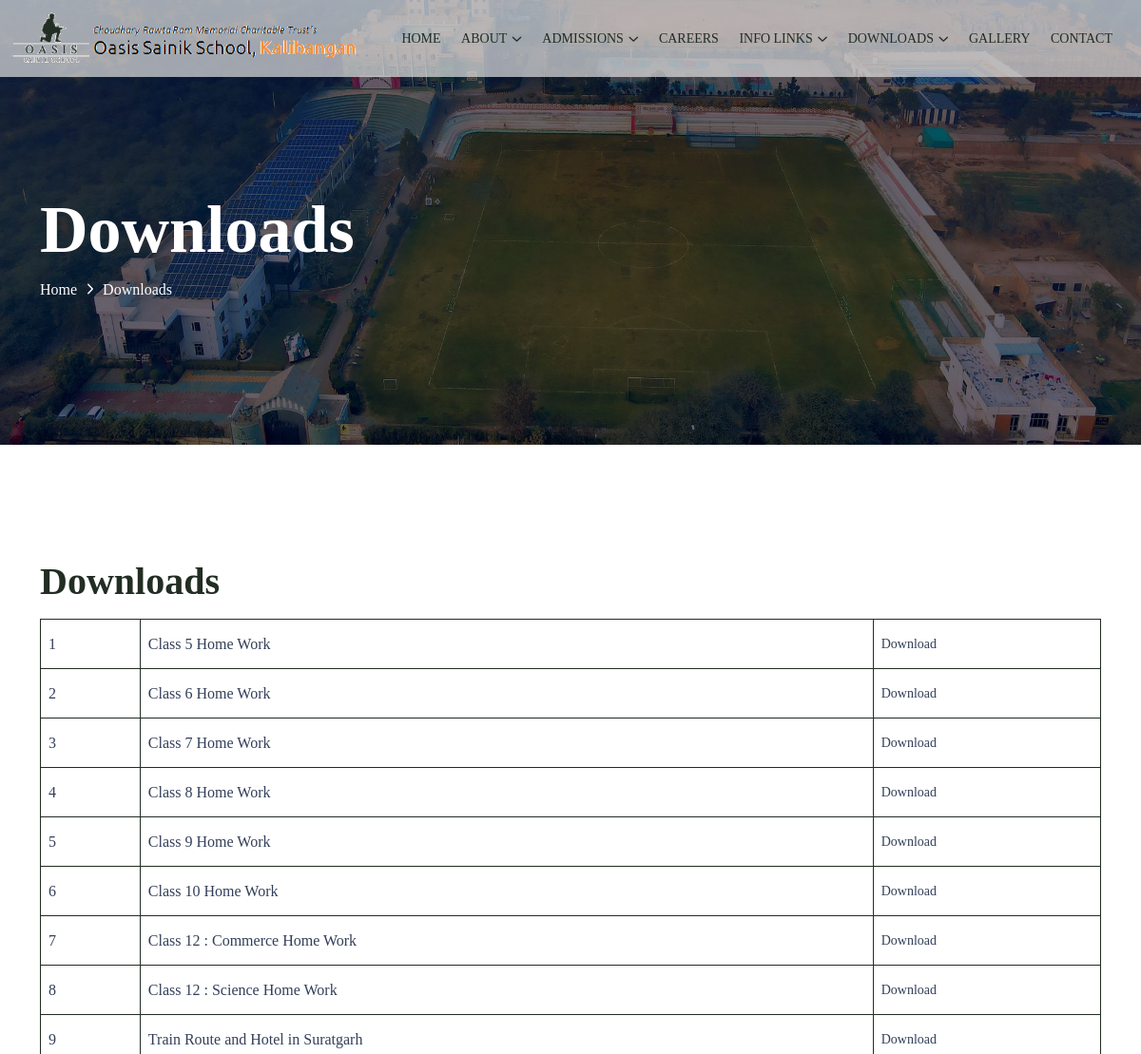
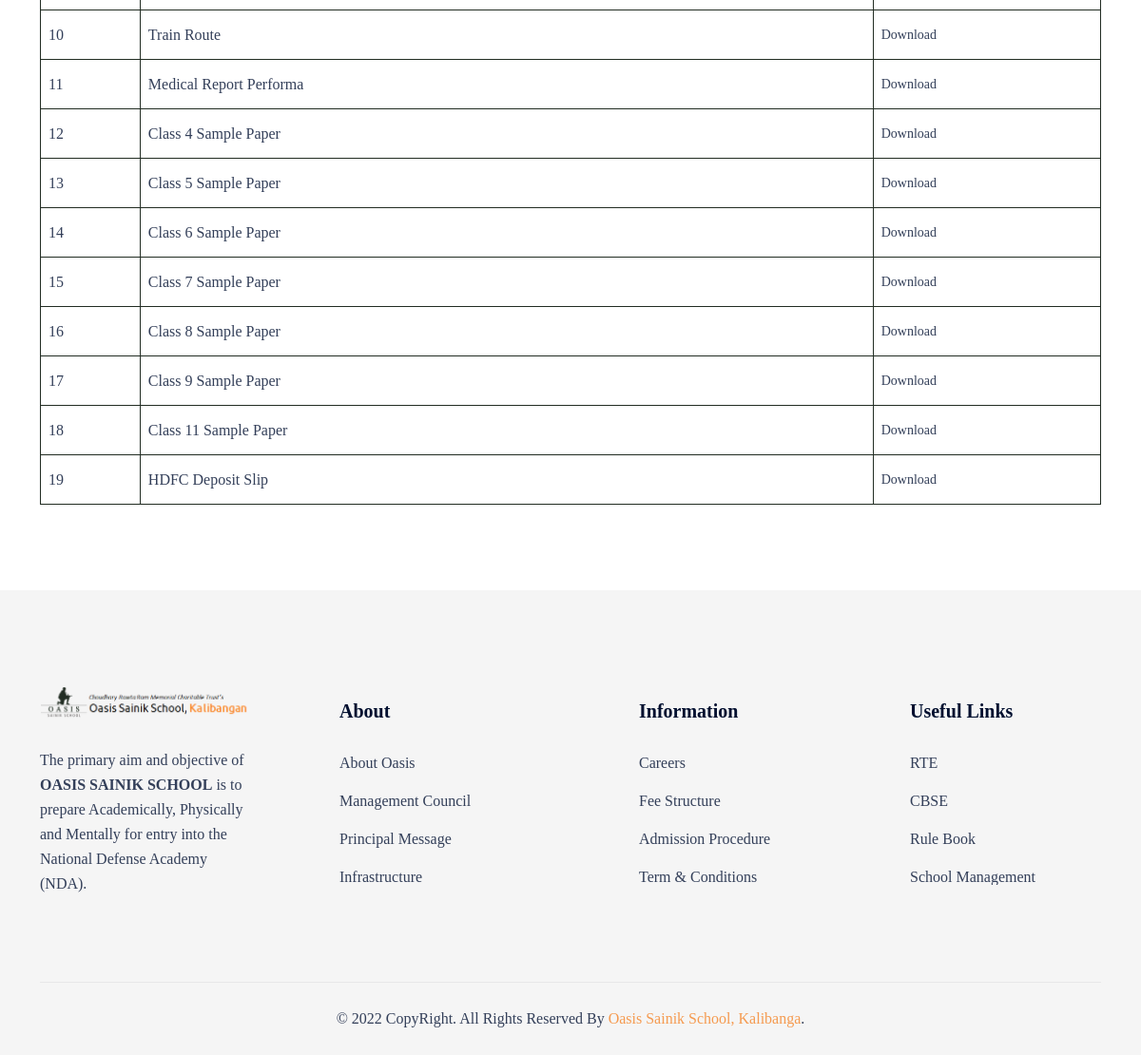
Page /index.php/download on the committed database (2 pictures, top to bottom).
### tables this page shows
CREATE TABLE `tb_downloads` (
  `id` int(11) NOT NULL,
  `title` varchar(250) DEFAULT NULL,
  `links` text DEFAULT NULL,
  `status` enum('1','0') NOT NULL DEFAULT '1',
  `createDate` datetime NOT NULL DEFAULT current_timestamp(),
  `updateDate` datetime NOT NULL DEFAULT current_timestamp()
);

### application/controllers/Download.php (called while the page is built, shortened)
<?php defined('BASEPATH') OR exit('No direct script access allowed');
class Download extends CI_Controller
{
	public function __construct()
	{
		$this->load->helper('url');
		$this->load->helper('download');
		$this->load->helper('general_helper');
		$this->load->library('session');
		$this->load->library('pagination');
		$this->load->library('email');
		$this->load->model('downloads_model');
	}
	public function index()
	{
		$header['title'] = "Downloads | Oasis Sainik School";
        $data['head'] = "Downloads";
		$data['subhead'] = "Downloads";
        $data['downloads'] = $this->downloads_model->getAllResult();
		$this->load->view('header', $header);
		$this->load->view('pages/downloads', $data);
		$this->load->view('footer');
	}
}

### index.php (called while the page is built, shortened)
<?php
require_once BASEPATH.'core/CodeIgniter.php';

### application/models/Downloads_model.php (called while the page is built, shortened)
<?php
class Downloads_model extends CI_Model
{
	public function getAllResult()
	{
		$sql = $this->db->query("SELECT * FROM `tb_downloads`");
		return $sql->result_array();
	}
}
?>

### application/views/pages/downloads.php (the view)
<main>
    <?php include'breadcrumb.php'; ?>
    <section class="tp-about__section pt-120 pb-90">
        <div class="container">
            <div class="row align-items-center">
                <div class="col-lg-12 col-md-12 col-sm-12">
                    <div class="tp-section__title-wrapper">
                        <h3 class="tp-section__title mb-15">Downloads</h3>
                        <div class="download_table">
                            <table>
                                <tbody>
                                    <?php if(!empty($downloads)){$sno = 1;
                                        foreach($downloads as $key => $val){
                                    ?>
                                        <tr>
                                            <td><p><?php echo $sno; ?></p></td>
                                            <td><p><?php echo $downloads[$key]['title']; ?></p></td>
                                            <td><a href="<?php echo $downloads[$key]['links']; ?>" target="_blank">Download</a></td>
                                        </tr>
                                    <?php
                                                $sno++;
                                            }
                                        }
                                    ?>
                                </tbody>
                            </table>
                        </div>
                    </div>
                </div>
            </div>
        </div>
    </section>
</main>

### application/views/header.php (shortened to what this page needs)
<!doctype html>
<html class="no-js" lang="en">
<head>
    <link rel="stylesheet" href="<?php echo base_url('library/includes/css/bootstrap.css'); ?>" />
    <link rel="stylesheet" href="<?php echo base_url('library/includes/css/meanmenu.css'); ?>" />
    <link rel="stylesheet" href="<?php echo base_url('library/includes/css/animate.css'); ?>" />
    <link rel="stylesheet" href="<?php echo base_url('library/includes/css/slick.css'); ?>" />
    <link rel="stylesheet" href="<?php echo base_url('library/includes/css/magnific-popup.css'); ?>" />
    <link rel="stylesheet" href="<?php echo base_url('library/includes/css/nice-select.css'); ?>" />
    <link rel="stylesheet" href="<?php echo base_url('library/includes/css/font-awesome-pro.css'); ?>" />
    <link rel="stylesheet" href="<?php echo base_url('library/includes/css/elegent-icons.css'); ?>" />
    <link rel="stylesheet" href="<?php echo base_url('library/includes/css/spacing.css'); ?>" />
    <link rel="stylesheet" href="<?php echo base_url('library/includes/css/main.css'); ?>" />
    <link rel="stylesheet" href="<?php echo base_url('library/includes/css/custom.css'); ?>" />
    <link rel="stylesheet" href="<?php echo base_url('library/includes/css/media.css'); ?>" />
</head>
<body>
    <header>
        <div class="tp-header__area tp-header__transparent">
            <div class="tp-header__main top_header" id="header-sticky">
                <div class="container-fluid">
                    <div class="row align-items-center">
                        <div class="col-xxl-4 col-xl-4 col-lg-3 col-md-6 col-10">
                            <div class="logo hdr_logo">
                                <a href="<?php echo base_url('home'); ?>">
                                    <img src="<?php echo base_url('library/images'); ?>/logo/logo.png" alt="logo">
                                </a>
                            </div>
                        </div>
                        <div class="col-xxl-8 col-xl-8 col-lg-9 d-none d-lg-block">
                            <div class="main-menu">
                                <nav id="mobile-menu">
                                    <ul>
                                        <li>
                                            <a href="<?php echo base_url('/home'); ?>">Home</a>
                                        </li>
                                        <li class="has-dropdown">
                                            <a href="javascript:void(0)">About</a>
                                        </li>
                                        <li class="has-dropdown">
                                            <a href="javascript:void(0">Admissions</a>
                                        </li>
                                        <li>
                                            <a href="<?php echo base_url('careers'); ?>">Careers</a>
                                        </li>
                                        <li class="has-dropdown">
                                            <a href="javascript:void(0">Info Links</a>
                                        </li>
                                        <li class="has-dropdown">
                                            <a href="javascript:void(0)">Downloads</a>
                                        </li>
                                        <li><a href="<?php echo base_url('image-gallery'); ?>">Gallery</a></li>
                                        <li><a href="<?php echo base_url('contact-us'); ?>">Contact</a></li>
                                    </ul>
                                </nav>
                            </div>
                        </div>
                    </div>
                </div>
            </div>
        </div>
    </header>

### application/views/pages/breadcrumb.php
<section class="breadcrumb__area include-bg pt-200 pb-150 breadcrumb__overlay" data-background="<?php echo base_url('library/images'); ?>/breadcrumb/breadcrumb-bg.jpg">
    <div class="container">
        <div class="row">
            <div class="col-xxl-12">
                <div class="breadcrumb__content p-relative z-index-1">
                    <h3 class="breadcrumb__title"><?php echo $head; ?></h3>
                    <div class="breadcrumb__list">
                        <span><a href="<?php echo base_url('home'); ?>">Home</a></span>
                        <span class="dvdr"><i class="fa-regular fa-angle-right"></i></span>
                        <span><?php echo $subhead; ?></span>
                    </div>
                </div>
            </div>
        </div>
    </div>
</section>

### application/views/footer.php (shortened to what this page needs)
    <footer>
        <div class="footer__area grey-bg">
            <div class="container">
                <div class="footer__top ">
                    <div class="row">
                        <div class="col-xxl-3 col-xl-3 col-lg-3 col-md-6">
                            <div class="footer__widget mb-50 footer-col-1">
                                <div class="footer__widget-logo mb-30">
                                    <a href="index.html"><img src="<?php echo base_url('library/images/logo/logo.png'); ?>" alt=""></a>
                                </div>
                                <div class="footer__widget-content">
                                    <p>The primary aim and objective of <strong>OASIS SAINIK SCHOOL</strong> is to prepare Academically, Physically and Mentally for entry into the National Defense Academy (NDA).</p>
                                </div>
                            </div>
                        </div>
                        <div class="col-xxl-3 col-xl-3 col-lg-3 col-6">
                            <div class="footer__widget mb-50 footer-col-2">
                                <h3 class="footer__widget-title">About</h3>
                                <div class="footer__widget-content">
                                    <ul>
                                        <li><a href="<?php echo base_url('about-oasis'); ?>">About Oasis</a></li>
                                        <li><a href="<?php echo base_url('management-council'); ?>">Management Council</a></li>
                                        <li><a href="<?php echo base_url('principal-message'); ?>">Principal Message</a></li>
                                        <li><a href="<?php echo base_url('infrastructure'); ?>">Infrastructure</a></li>
                                    </ul>
                                </div>
                            </div>
                        </div>
                        <div class="col-xxl-3 col-xl-3 col-lg-3 col-6">
                            <div class="footer__widget mb-50 footer-col-3">
                                <h3 class="footer__widget-title">Information</h3>
                                <div class="footer__widget-content">
                                    <ul>
                                        <li><a href="<?php echo base_url('careers'); ?>">Careers</a></li>
                                        <li><a href="<?php echo base_url('fee-structure'); ?>">Fee Structure</a></li>
                                        <li><a href="<?php echo base_url('admission-procedure'); ?>">Admission Procedure</a></li>
                                        <li><a href="<?php echo base_url('terms-and-conditions'); ?>">Term & Conditions</a></li>
                                    </ul>
                                </div>
                            </div>
                        </div>
                        <div class="col-xxl-3 col-xl-3 col-lg-3 col-6">
                            <div class="footer__widget mb-50 footer-col-3">
                                <h3 class="footer__widget-title">Useful Links</h3>
                                <div class="footer__widget-content">
                                    <ul>
                                        <li><a href="<?php echo base_url('rte'); ?>">RTE</a></li>
                                        <li><a href="https://www.cbse.gov.in/" target="_blank">CBSE</a></li>
                                        <li><a href="https://drive.google.com/file/d/1sL3zEUMaGQZM0Q_EgehVUg70XIPptMmX/view?usp=sharing" target="_blank">Rule Book</a></li>
                                        <li><a href="https://drive.google.com/file/d/1YkHCr_6iINC5CPjexV4q03vbk_Q23ulP/view?usp=sharing" target="_blank">School Management</a></li>
                                    </ul>
                                </div>
                            </div>
                        </div>
                    </div>
                </div>
                <div class="footer__bottom">
                    <div class="row">
                        <div class="col-12">
                            <div class="footer__copyright text-center">
                                <p> © 2022 CopyRight. All Rights Reserved By <a href="<?php echo base_url('home'); ?>" target="_blank">Oasis Sainik School, Kalibanga</a>.</p>
                            </div>
                        </div>
                    </div>
                </div>
            </div>
        </div>
    </footer>
</body>
</html>

### library/includes/css/spacing.css (style rules this page uses)
.mb-15 { margin-bottom:15px }
.mb-30 { margin-bottom:30px }
.mb-50 { margin-bottom:50px }
.pt-120 { padding-top:120px }
.pt-200 { padding-top:200px }
.pb-90 { padding-bottom:90px }
.pb-150 { padding-bottom:150px }

### library/includes/css/custom.css (style rules this page uses)
body { overflow-x: hidden; }
h1, h2, h3, h4, h5, h6, p, a, span { font-family: trajan-pro-3; }
.hdr_logo img { width: 100%;height: 65px;object-fit: contain;object-position: left; }
.main-menu ul { text-align: right; }
.main-menu ul li a { font-size: 15px;font-family: trajan-pro-3;font-weight: normal;text-transform: uppercase; }
.main-menu ul li a, .mean-container .mean-nav ul li a, .offcanvas__cta-title, .offcanvas__cta span { color: #222d23; }
.tp-header__transparent .main-menu ul li a { color: #222d23; }
.tp-header__transparent .main-menu ul li.has-dropdown > a::after { color: #222d23; }
.top_header { background-color: rgb(225, 225, 225, 0.7); }
.tp-header__transparent .main-menu ul li { position: inherit; }
.tp-section__title-wrapper p { text-align: justify; }
.tp-section__title, .tp-feature__title a { color: #222d23; }
.footer__widget-logo img { width: 100%;height: auto;object-fit: contain;object-position: center; }
.footer__widget-title { font-weight: 600; }
.footer__widget ul li a { font-size: 16px; }
.footer__copyright p a, .footer__widget ul li a:hover { color: #f5740a; }
.download_table table { width: 100%; }
.download_table table tbody tr td { border: 1px solid #222d23;padding: 12px 8px; }
.download_table table tbody tr td p { margin: 0; }

### library/includes/css/media.css (style rules this page uses)
@media only screen and (max-width: 1370px) { .tp-header__transparent .main-menu ul li { margin-right: 18px; } }

### rows in the picture
tb_downloads: title "Class 5 Home Work"
tb_downloads: title "Class 6 Home Work"
tb_downloads: title "Class 7 Home Work"
tb_downloads: title "Class 8 Home Work"
tb_downloads: title "Class 9 Home Work"
tb_downloads: title "Class 10 Home Work"
tb_downloads: title "Class 12 : Commerce Home Work"
tb_downloads: title "Class 12 : Science Home Work"
tb_downloads: title "Train Route and Hotel in Suratgarh"
tb_downloads: title "Train Route"
tb_downloads: title "Medical Report Performa"
tb_downloads: title "Class 4 Sample Paper"
tb_downloads: title "Class 5 Sample Paper"
tb_downloads: title "Class 6 Sample Paper"
tb_downloads: title "Class 7 Sample Paper"
tb_downloads: title "Class 8 Sample Paper"
tb_downloads: title "Class 9 Sample Paper"
tb_downloads: title "Class 11 Sample Paper"
tb_downloads: title "HDFC Deposit Slip"

### other values in the picture
$head "Downloads"
$subhead "Downloads"
